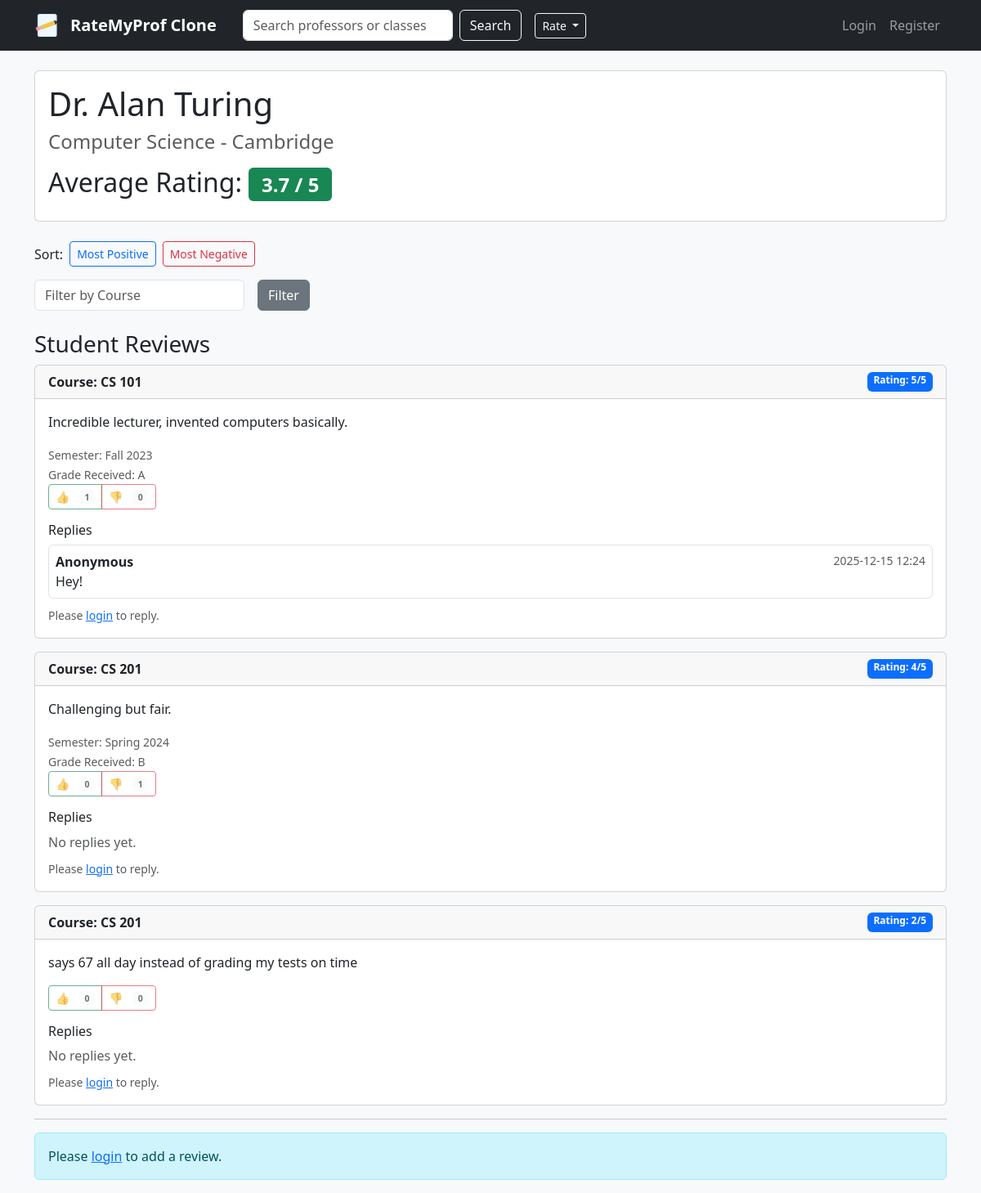
/professor/1, run on the app's committed database.
### app.py (models this page shows)
class Professor(db.Model):
    __tablename__ = 'professors'
    id = db.Column(db.Integer, primary_key=True)
    name = db.Column(db.String(100), nullable=False)
    department = db.Column(db.String(100))
    university = db.Column(db.String(100))
    user_id = db.Column(db.Integer, db.ForeignKey('users.id'), nullable=True)
    reviews = db.relationship('Review', backref='professor', lazy=True)
    user = db.relationship('User', backref='professor_profile', uselist=False)

class Review(db.Model):
    __tablename__ = 'reviews'
    id = db.Column(db.Integer, primary_key=True)
    user_id = db.Column(db.Integer, db.ForeignKey('users.id'), nullable=True)
    professor_id = db.Column(db.Integer, db.ForeignKey('professors.id'), nullable=False)
    course_code = db.Column(db.String(20), nullable=False)
    rating = db.Column(db.Integer, nullable=False)
    comment = db.Column(db.Text)
    grade = db.Column(db.String(5), nullable=True)
    semester = db.Column(db.String(10), nullable=True)
    year = db.Column(db.Integer, nullable=True)
    created_at = db.Column(db.DateTime, default=datetime.utcnow)
    votes = db.relationship('ReviewVote', backref='review', lazy=True)
    user = db.relationship('User', backref='reviews', uselist=False)
    replies = db.relationship('ReviewReply', backref='review', lazy=True)

class ReviewReply(db.Model):
    __tablename__ = 'review_replies'
    id = db.Column(db.Integer, primary_key=True)
    user_id = db.Column(db.Integer, db.ForeignKey('users.id'), nullable=True)
    review_id = db.Column(db.Integer, db.ForeignKey('reviews.id'), nullable=False)
    comment = db.Column(db.Text, nullable=False)
    created_at = db.Column(db.DateTime, default=datetime.utcnow)
    user = db.relationship('User', backref='replies', uselist=False)

### app.py (the view)
@app.route('/professor/<int:id>', methods=['GET', 'POST'])
def professor_detail(id):
    professor = Professor.query.get_or_404(id)
    course_filter = request.args.get('course')
    if course_filter:
        reviews = Review.query.filter_by(professor_id=id, course_code=course_filter).all()
    else:
        reviews = list(professor.reviews)
    avg_rating = 0
    if reviews:
        avg_rating = sum([r.rating for r in reviews]) / len(reviews)
    for r in reviews:
        r.likes_count = ReviewVote.query.filter_by(review_id=r.id, vote_type=1).count()
        r.dislikes_count = ReviewVote.query.filter_by(review_id=r.id, vote_type=-1).count()
        if current_user.is_authenticated:
            v = ReviewVote.query.filter_by(review_id=r.id, user_id=current_user.id).first()
            r.user_vote = v.vote_type if v else 0
        else:
            r.user_vote = 0
        r.replies_list = ReviewReply.query.filter_by(review_id=r.id).order_by(ReviewReply.created_at.asc()).all()
    sort = request.args.get('sort', '')
    if sort == 'most_positive':
        reviews.sort(key=lambda r: (r.rating, r.likes_count, r.created_at), reverse=True)
    elif sort == 'most_negative':
        reviews.sort(key=lambda r: (r.rating, -r.dislikes_count, r.created_at))
    return render_template('professor_detail.html', professor=professor, reviews=reviews, avg_rating=round(avg_rating, 1), sort=sort)

### templates/professor_detail.html (shortened to what this page needs)
{% extends "base.html" %}
{% block content %}
<div class="card mb-4">
    <div class="card-body">
        <h1>{{ professor.name }}</h1>
        <h4 class="text-muted">{{ professor.department }} - {{ professor.university }}</h4>
        <h2 class="mt-3">Average Rating: <span class="badge bg-success">{{ avg_rating }} / 5</span></h2>
    </div>
</div>
<div class="d-flex align-items-center mb-3">
  <div class="me-2">Sort:</div>
  <a href="{{ url_for('professor_detail', id=professor.id, sort='most_positive', course=request.args.get('course')) }}" class="btn btn-sm {% if sort == 'most_positive' %}btn-primary{% else %}btn-outline-primary{% endif %}">Most Positive</a>
  <a href="{{ url_for('professor_detail', id=professor.id, sort='most_negative', course=request.args.get('course')) }}" class="btn btn-sm ms-2 {% if sort == 'most_negative' %}btn-danger{% else %}btn-outline-danger{% endif %}">Most Negative</a>
</div>
<form method="GET" action="{{ url_for('professor_detail', id=professor.id) }}" class="row g-3 mb-4">
    <div class="col-auto">
        <input type="text" name="course" class="form-control"
               placeholder="Filter by Course"
               value="{{ request.args.get('course', '') }}">
    </div>
    <div class="col-auto">
        <button type="submit" class="btn btn-secondary">Filter</button>
    </div>
</form>
<h3>Student Reviews</h3>
{% for review in reviews %}
<div class="card mb-3">
    <div class="card-header d-flex justify-content-between">
        <strong>Course: {{ review.course_code }}</strong>
        <span class="badge bg-primary">Rating: {{ review.rating }}/5</span>
    </div>
    <div class="card-body">
        <p class="card-text">{{ review.comment }}</p>
        {% if review.semester and review.year %}
            <div><small class="text-muted">Semester: {{ review.semester }} {{ review.year }}</small></div>
        {% endif %}
        {% if review.grade %}
            <div><small class="text-muted">Grade Received: {{ review.grade }}</small></div>
        {% endif %}
        <div class="btn-group" role="group">
            {% if current_user.is_authenticated %}
                <button id="like-btn-{{ review.id }}" type="button" class="btn {% if review.user_vote == 1 %}btn-success{% else %}btn-outline-success{% endif %} btn-sm" onclick="vote({{ review.id }}, 1)">
                    👍 <span id="likes-{{ review.id }}">{{ review.likes_count }}</span>
                </button>
                <button id="dislike-btn-{{ review.id }}" type="button" class="btn {% if review.user_vote == -1 %}btn-danger{% else %}btn-outline-danger{% endif %} btn-sm" onclick="vote({{ review.id }}, -1)">
                    👎 <span id="dislikes-{{ review.id }}">{{ review.dislikes_count }}</span>
                </button>
            {% else %}
                <button id="like-btn-{{ review.id }}" type="button" class="btn btn-outline-success btn-sm" disabled>
                    👍 <span id="likes-{{ review.id }}" class="badge bg-light text-dark ms-2">{{ review.likes_count }}</span>
                </button>
                <button id="dislike-btn-{{ review.id }}" type="button" class="btn btn-outline-danger btn-sm" disabled>
                    👎 <span id="dislikes-{{ review.id }}" class="badge bg-light text-dark ms-2">{{ review.dislikes_count }}</span>
                </button>
            {% endif %}
        </div>
        <div class="mt-3">
            <h6>Replies</h6>
            {% if review.replies_list and review.replies_list|length > 0 %}
                {% for reply in review.replies_list %}
                    <div class="border rounded p-2 mb-2 bg-white">
                        <div class="d-flex justify-content-between">
                            <div><strong>Anonymous</strong></div>
                            <small class="text-muted">{{ reply.created_at.strftime('%Y-%m-%d %H:%M') }}</small>
                        </div>
                        <div>{{ reply.comment }}</div>
                    </div>
                {% endfor %}
            {% else %}
                <div class="text-muted">No replies yet.</div>
            {% endif %}
            {% if current_user.is_authenticated %}
                <form method="POST" action="{{ url_for('add_reply', review_id=review.id) }}" class="mt-2">
                    <div class="mb-2">
                        <textarea name="reply_comment" rows="2" class="form-control" placeholder="Write a reply..." required></textarea>
                    </div>
                    <button type="submit" class="btn btn-sm btn-secondary">Reply</button>
                </form>
            {% else %}
                <div class="mt-2"><small class="text-muted">Please <a href="{{ url_for('login') }}">login</a> to reply.</small></div>
            {% endif %}
        </div>
    </div>
</div>
{% else %}
    <p>No reviews yet. Be the first!</p>
{% endfor %}
<hr>
{% if current_user.is_authenticated %}
<div class="card bg-light">
    <div class="card-body">
        <h4>Write a Review</h4>
        <form method="POST" action="{{ url_for('add_review', id=professor.id) }}">
            <div class="mb-3">
                <label>Course Code</label>
                <input type="text" name="course" class="form-control" required placeholder="e.g. MATH 201">
            </div>
            <div class="row mb-3">
                <div class="col-md-4">
                    <label>Semester</label>
                    <select name="semester" class="form-select">
                        <option value="">--</option>
                        <option value="Fall">Fall</option>
                        <option value="Spring">Spring</option>
                        <option value="Summer">Summer</option>
                    </select>
                </div>
                <div class="col-md-4">
                    <label>Year</label>
                    <input type="number" name="year" min="1970" max="2100" class="form-control" placeholder="2024">
                </div>
                <div class="col-md-4">
                    <label>Grade (optional)</label>
                    <input type="text" name="grade" class="form-control" placeholder="A, A-, B+">
                </div>
            </div>
            <div class="mb-3">
                <label>Rating (1-5)</label>
                <select name="rating" class="form-select">
                    <option value="5">5 - Excellent</option>
                    <option value="4">4 - Good</option>
                    <option value="3">3 - Average</option>
                    <option value="2">2 - Poor</option>
                    <option value="1">1 - Terrible</option>
                </select>
            </div>
            <div class="mb-3">
                <label>Comment</label>
                <textarea name="comment" class="form-control" rows="3"></textarea>
            </div>
            <button type="submit" class="btn btn-success">Submit Review</button>
        </form>
    </div>
</div>
{% else %}
    <div class="alert alert-info">Please <a href="{{ url_for('login') }}">login</a> to add a review.</div>
{% endif %}
{% endblock %}

### data on the page
Professor: name "Dr. Alan Turing", department "Computer Science", university "Cambridge"
Review: course_code "CS 101", rating "5", comment "Incredible lecturer, invented computers basically.", semester "Fall", year "2023", grade "A", likes_count "1", dislikes_count "0"
ReviewReply: created_at "2025-12-15 12:24", comment "Hey!"
Review: course_code "CS 201", rating "4", comment "Challenging but fair.", semester "Spring", year "2024", grade "B", likes_count "0", dislikes_count "1", shows "No replies yet."
Review: course_code "CS 201", rating "2", comment "says 67 all day instead of grading my tests on time", likes_count "0", dislikes_count "0", shows "No replies yet."

### other printed values
{{ avg_rating }} "3.7"
